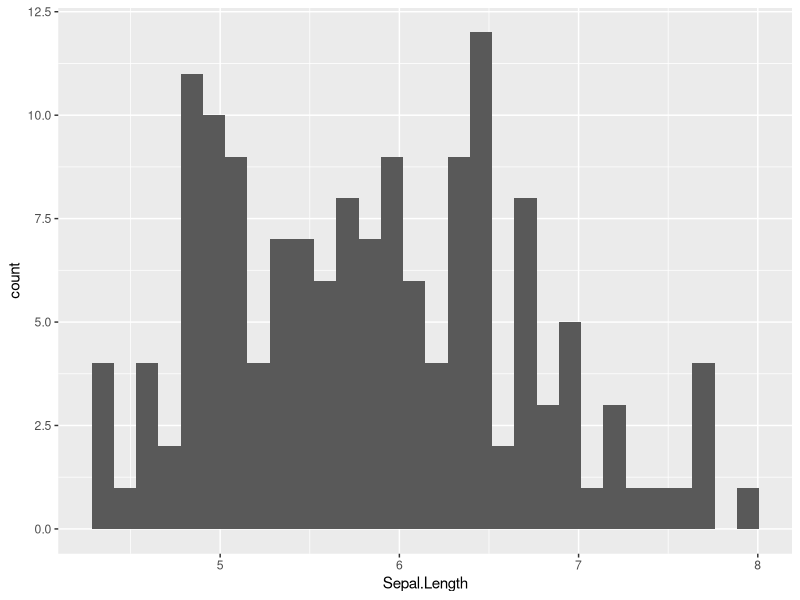
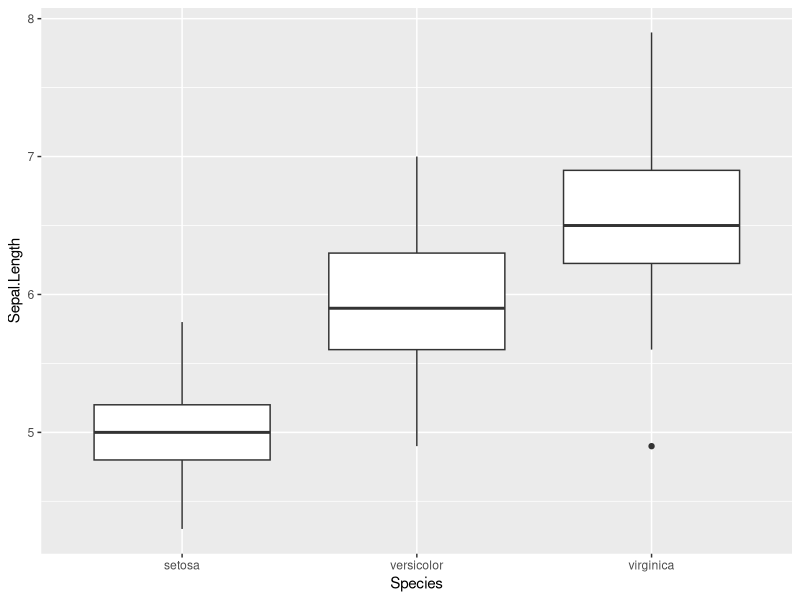
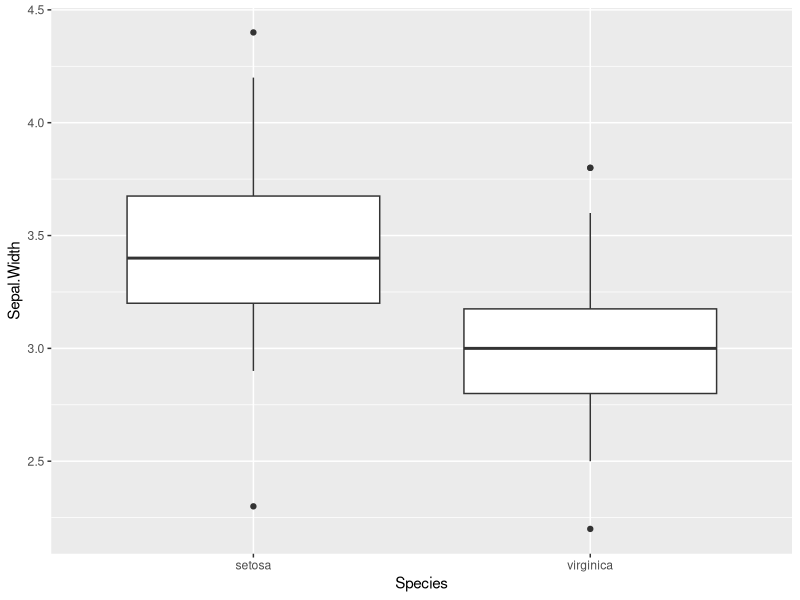
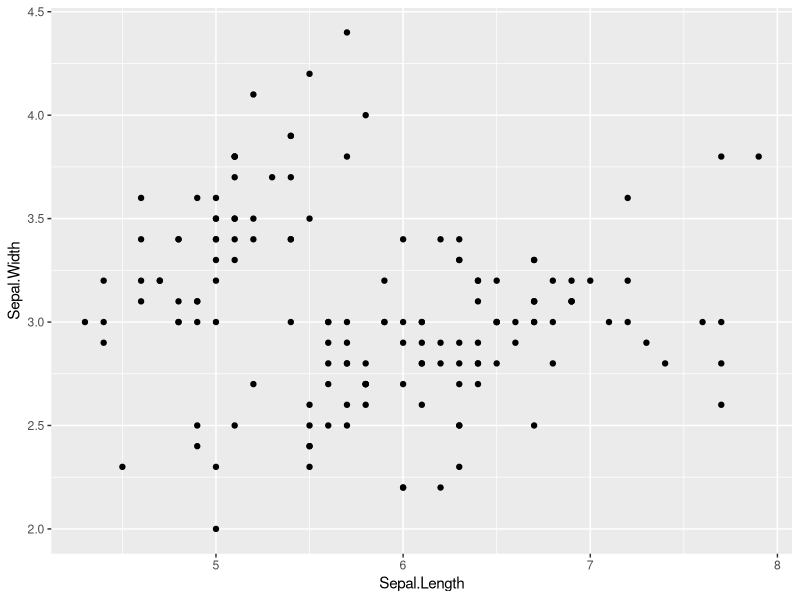
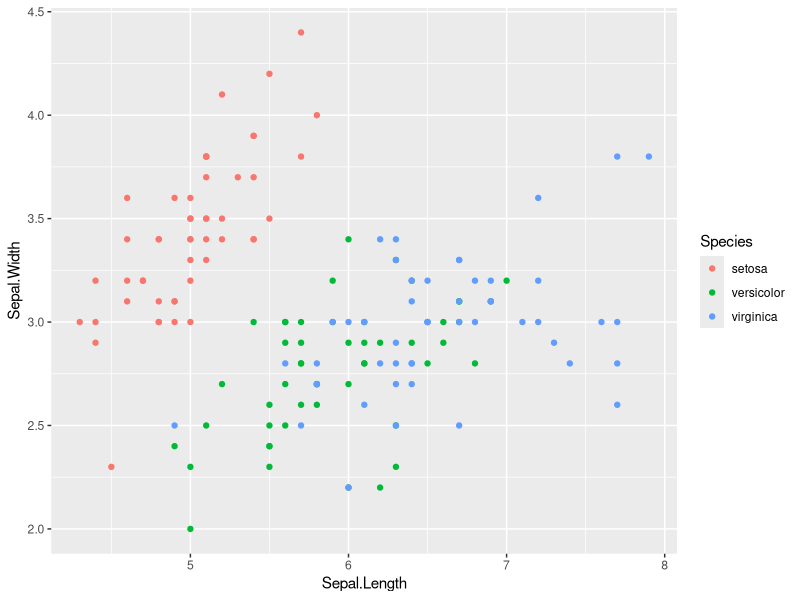
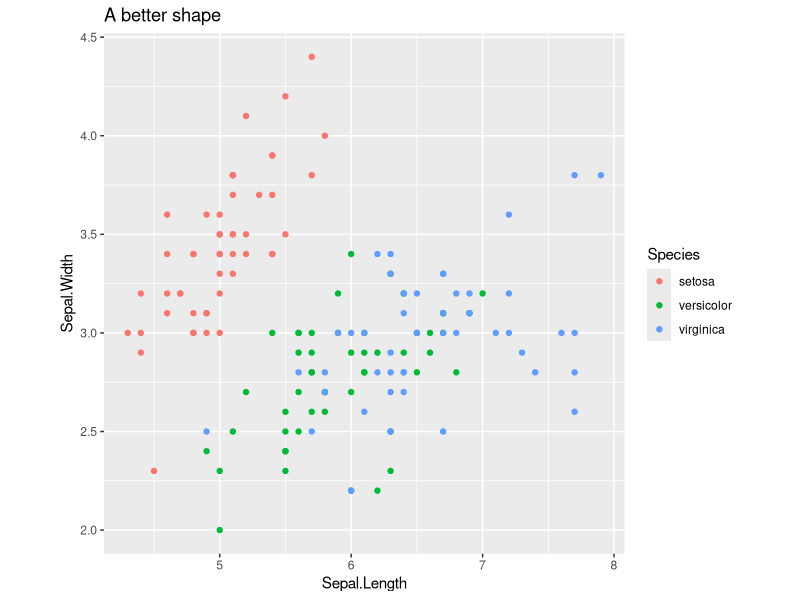

These charts were generated, in order, by the following R code:
## ---- chunk 1
library(tidyverse) 
library(gridExtra)
library(knitr) 
opts_chunk$set(
  tidy = FALSE,
  cache = FALSE,
  echo = TRUE,
  warning = FALSE,
  message = FALSE,
  dpi = 300,
  fig.align = "center",
  fig.width = 4,
  fig.height = 4
  )
options(width = 70) # controls console (and slide) output width
## ---- chunk 2
d <- iris # iris data set comes with base R
dim(d)
## ---- chunk 3
head(d)
## ---- chunk 4
table(d$Species)
## ---- chunk 5
g <- ggplot(d, aes(Sepal.Length)) + geom_histogram()
print(g)
## ---- chunk 6
library(dplyr) # dplyr is a part of tidyverse
# you could run library(tidyverse) instead
## ---- chunk 7
s1 <- select(d, Sepal.Length, Sepal.Width)
dim(s1)
head(s1)
## ---- chunk 8
s2 <- select(d, Sepal.Length, Sepal.Width, Petal.Length, Petal.Width)
dim(s2)
head(s2)
## ---- chunk 9
s3 <- select(d, -Species)
head(s3)
## ---- chunk 10
f1 <- filter(d, Species == "setosa") # note use of ==, not =
dim(f1)
head(f1)
## ---- chunk 11
f2 <- filter(d, Species %in% c("setosa", "virginica")) # %in%
dim(f2)
tail(f2)
## ---- chunk 12
f3 <- filter(d, Species != "versicolor") # != means "not equal"
dim(f3)
## ---- chunk 13
f4 <- filter(d, Sepal.Length < 6) 
dim(f4)
head(f4)
## ---- chunk 14
f5 <- filter(d, Sepal.Length >= 5.7) # >= "greater than or equal to"
## ---- chunk 15
table(f5$Species)
## ---- chunk 16
Sep.Len.Cut <- 5.7
f6 <- filter(d, Sepal.Length >= Sep.Len.Cut) 
table(f6$Species)
## ---- chunk 17
m1 <- mutate(d, Sepal.Sum = Sepal.Length + Sepal.Width); dim(m1)
head(m1, n = 8) # showing 8 rows using "n = 8"
## ---- chunk 18
m2 <- mutate(d, size = ifelse(Sepal.Length >= 5, "big", "small"))
dim(m2)
head(m2)
## ---- chunk 19
a1 <- arrange(d, Sepal.Length)
dim(a1)
head(a1)
## ---- chunk 20
a2 <- arrange(d, desc(Sepal.Length))
dim(a2)
head(a2)
## ---- chunk 21
r1 <- mutate(d, Diff = Sepal.Length - Sepal.Width)
## ---- chunk 22
r2 <- filter(r1, Diff > 1.5, Species == "setosa")
## ---- chunk 23
r3 <- select(r2, Sepal.Length, Sepal.Width, Diff)
## ---- chunk 24
r4 <- arrange(r3, desc(Diff))
head(r4)
## ---- chunk 25
r <- d %>% 
  mutate(Diff = Sepal.Length - Sepal.Width) %>%
  filter(Diff > 1.5, Species == "setosa") %>%
  select(Sepal.Length, Sepal.Width, Diff) %>%
  arrange(desc(Diff))
head(r)
## ---- chunk 26
setosa_df <- iris %>% 
  filter(Species == "setosa")
mean(setosa_df$Sepal.Length)

versi_df <- iris %>% 
  filter(Species == "versicolor")
mean(versi_df$Sepal.Length)

virgi_df <- iris %>% 
  filter(Species == "virginica")
mean(virgi_df$Sepal.Length)
## ---- chunk 27
iris %>% group_by(Species) %>%
  summarize(SL.mean = mean(Sepal.Length))
## ---- chunk 28
iris %>% group_by(Species) %>%
  summarize(SL.max = max(Sepal.Length), SL.min= min(Sepal.Length))
## ---- chunk 29
cal_wide <- data.frame(subject = paste0("Patient", 1:4),
                      breakfast = c(300, 350, 300, 250),
                      lunch = c(500, 500, 500, 450),
                      dinner = c(600, 650, 450, 500))
print(cal_wide)
## ---- chunk 30
cal_long <- cal_wide %>%
  pivot_longer(cols = c("breakfast", "lunch", "dinner"), 
               names_to = "meal", 
               values_to = "calorie") %>%
  arrange(subject)
head(cal_long)
## ---- chunk 31
cal_long_2 <- cal_wide %>%
  pivot_longer(cols = -c("subject"), # note the use of -
               names_to = "meal", 
               values_to = "calorie") %>%
  arrange(subject)
head(cal_long_2)
## ---- chunk 32
cal_wide_2 <- cal_long %>%
  pivot_wider(names_from = "meal", values_from = "calorie")

head(cal_wide_2)
## ---- chunk 33
g <- ggplot(d, aes(x = Species, y = Sepal.Length)) +
  geom_boxplot()
print(g)
## ---- chunk 34
ds <- d %>%
  filter(Species == "versicolor")
quantile(ds$Sepal.Length)
## ---- chunk 35
g <- d %>%
  filter(Species != "versicolor") %>%
  ggplot(aes(Species, Sepal.Width)) +
  geom_boxplot()
print(g)
## ---- chunk 36
g <- ggplot(d, aes(x = Sepal.Length, y = Sepal.Width)) +
  geom_point()
print(g)
## ---- chunk 37
g <- ggplot(d, aes(Sepal.Length, Sepal.Width, color = Species)) +
  geom_point()
print(g)
## ---- chunk 38
g2 <- g + theme(aspect.ratio = 1) +
  ggtitle("A better shape") # additional features can be added
print(g2)
